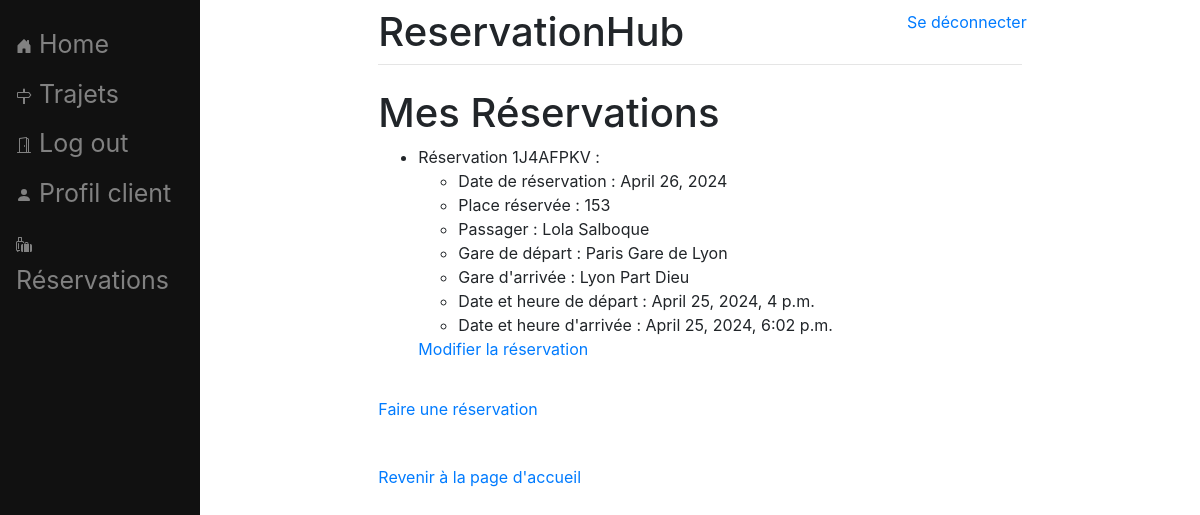
/reservationhub/mes_reservations/ (signed in), run on an earlier commit of the app's database.
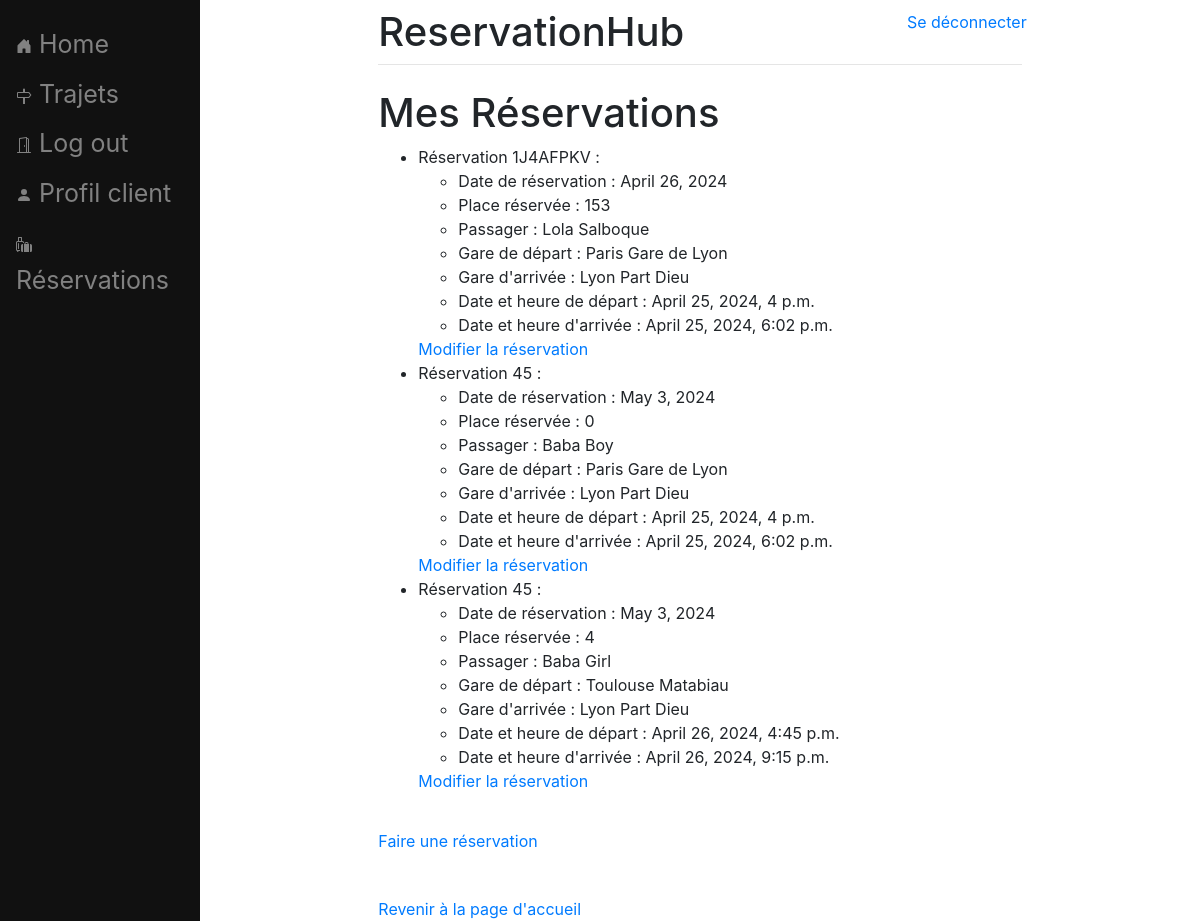
And on a later commit of the database.
### reservationhub/models.py (models this page shows, shortened)
class Reservation(models.Model):
    date_reservation = models.DateField()
    numero_reservation = models.CharField(max_length=50)
    numero_place = models.IntegerField(default=0)
    passager = models.ForeignKey(Passager, on_delete=models.CASCADE, null=True)
    trajet = models.ForeignKey(Trajet, on_delete=models.CASCADE)
    utilisateur_reservation = models.ForeignKey(Client, on_delete=models.CASCADE)

class Passager(models.Model):
    nom = models.CharField(max_length=100)
    prenom = models.CharField(max_length=100)
    date_naissance = models.DateField()
    utilisateur = models.ForeignKey(User, on_delete=models.CASCADE, null=True)
    def __str__(self):
        return f"{self.prenom} {self.nom}"

class Trajet(models.Model):
    gare_depart = models.ForeignKey(Gare, related_name='trajets_de_depart', on_delete=models.CASCADE)
    date_heure_depart = models.DateTimeField()
    gare_arrivee = models.ForeignKey(Gare, related_name='trajets_d_arrivee', on_delete=models.CASCADE)
    date_heure_arrivee = models.DateTimeField()

class Gare(models.Model):
    nom = models.CharField(max_length=100)
    def __str__(self):
        return self.nom

### reservationhub/views.py (the view)
# urls.py: path("mes_reservations/", views.mes_reservations, name='mes_reservations'),
def mes_reservations(request):
    if request.user.is_authenticated:
        client = Client.objects.get(user=request.user)
        reservations = Reservation.objects.filter(utilisateur_reservation=client)
        return render(request, 'reservationhub/mes_reservations.html', {'reservations': reservations})
    else:
        return render(request, 'reservationhub/mes_reservations.html', {})

### reservationhub/templates/reservationhub/mes_reservations.html (shortened to what this page needs)
<!DOCTYPE html>
{%extends 'reservationhub/base.html'%}
{% block content%}
    <a href="{% url 'reservationhub:accueil' %}" style="position: absolute; top: 10px; right: 10px;">Se déconnecter</a>
    <h1>Mes Réservations</h1>
    <ul>
        {% for reservation in reservations %}
            <li>
                Réservation {{ reservation.numero_reservation }} :
                <ul>
                    <li>Date de réservation : {{ reservation.date_reservation }}</li>
                    <li>Place réservée : {{ reservation.numero_place }}</li>
                    <li>Passager : {{ reservation.passager }}</li>
                    <li>Gare de départ : {{ reservation.trajet.gare_depart }}</li>
                    <li>Gare d'arrivée : {{ reservation.trajet.gare_arrivee }}</li>
                    <li>Date et heure de départ : {{ reservation.trajet.date_heure_depart }}</li>
                    <li>Date et heure d'arrivée : {{ reservation.trajet.date_heure_arrivee }}</li>
                </ul>
                <a href="{% url 'reservationhub:modifier_reservation' reservation.id %}" class="modifier-reservation-button">Modifier la réservation</a>
            </li>
        {% empty %}
            <li>Aucune réservation trouvée.</li>
        {% endfor %}
    </ul>
    <a href="{% url 'reservationhub:trajets' %}" class="reservations-button" style="margin-top: 20px; display: inline-block;">Faire une réservation</a>
    <br><br>
    <a href="{% url 'reservationhub:accueil_connecte' %}" class="reservations-button" style="margin-top: 20px; display: inline-block;">Revenir à la page d'accueil</a>
{%endblock%}

### reservationhub/templates/reservationhub/base.html (shortened to what this page needs)
{% load static%}
<!doctype html>
<html lang="fr">
    <head>
        <link rel="stylesheet" href="https://cdn.jsdelivr.net/npm/bootstrap@4.3.1/dist/css/bootstrap.min.css">
    </head>
    <body>
        <div class="sidenav">
            {% if user.is_authenticated%}
                <a href ="{% url 'reservationhub:accueil_connecte' %}">
                Home</a>
            {%endif%}
            <a href ="{% url 'reservationhub:trajets' %}">
                Trajets</a>
            {%if user.is_authenticated%}
                <a href ="/accounts/logout">
                    Log out</a>
                <div class="profil">
                    <a href="/infos">
                        <svg xmlns="http://www.w3.org/2000/svg" width="16" height="16" fill="currentColor" class="bi bi-person-fill" viewBox="0 0 16 16">
                            <path d="M3 14s-1 0-1-1 1-4 6-4 6 3 6 4-1 1-1 1zm5-6a3 3 0 1 0 0-6 3 3 0 0 0 0 6"/>
                        </svg>
                        Profil client </a>
                </div>
            {%endif%}
            <a href ="{% url 'reservationhub:mes_reservations' %}">
                Réservations</a>
        </div>
        <div id="content", name="content", class="main">
            <div class="row justify-content-center">
                <div class="col-8">
                    <h1 class="mt-2"> ReservationHub</h1>
                    <hr class="mt-0 mb-4">
                    {% block content%}
                    {% endblock%}
                </div>
            </div>
        </div>
  </body>
</html>

### reservationhub/templates/reservationhub/base.html (style rules this page uses)
.sidenav { height:100%; width:200px; position:fixed; z-index:1; top:0; Left:0; background-color:#111; overflow-x: hidden; padding-top:20px; }
.sidenav a { padding: 6px 8px 6px 16px; text-decoration:none; font-size:25px; color:#818181; display:block; }
.main { margin-Left:200px; padding: 0px 10px; }

What changed in the data, as far as the page shows it:
added Reservation: numero_reservation "45", date_reservation "May 3, 2024", numero_place "0", passager "Baba Boy", trajet.gare_depart "Paris Gare de Lyon", trajet.gare_arrivee "Lyon Part Dieu", trajet.date_heure_depart "April 25, 2024, 4 p.m.", trajet.date_heure_arrivee "April 25, 2024, 6:02 p.m."
added Reservation: numero_reservation "45", date_reservation "May 3, 2024", numero_place "4", passager "Baba Girl", trajet.gare_depart "Toulouse Matabiau", trajet.gare_arrivee "Lyon Part Dieu", trajet.date_heure_depart "April 26, 2024, 4:45 p.m.", trajet.date_heure_arrivee "April 26, 2024, 9:15 p.m."
